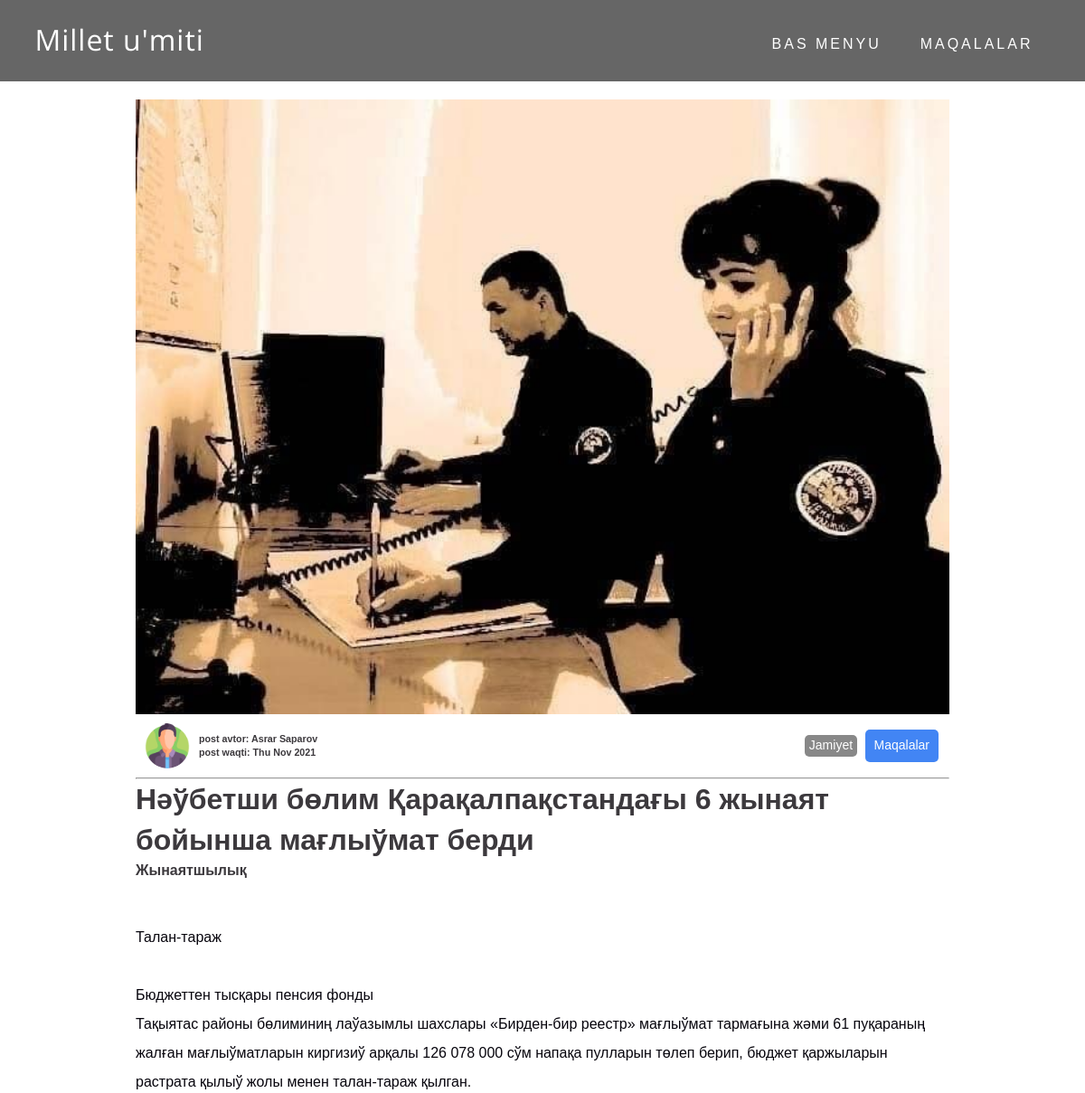
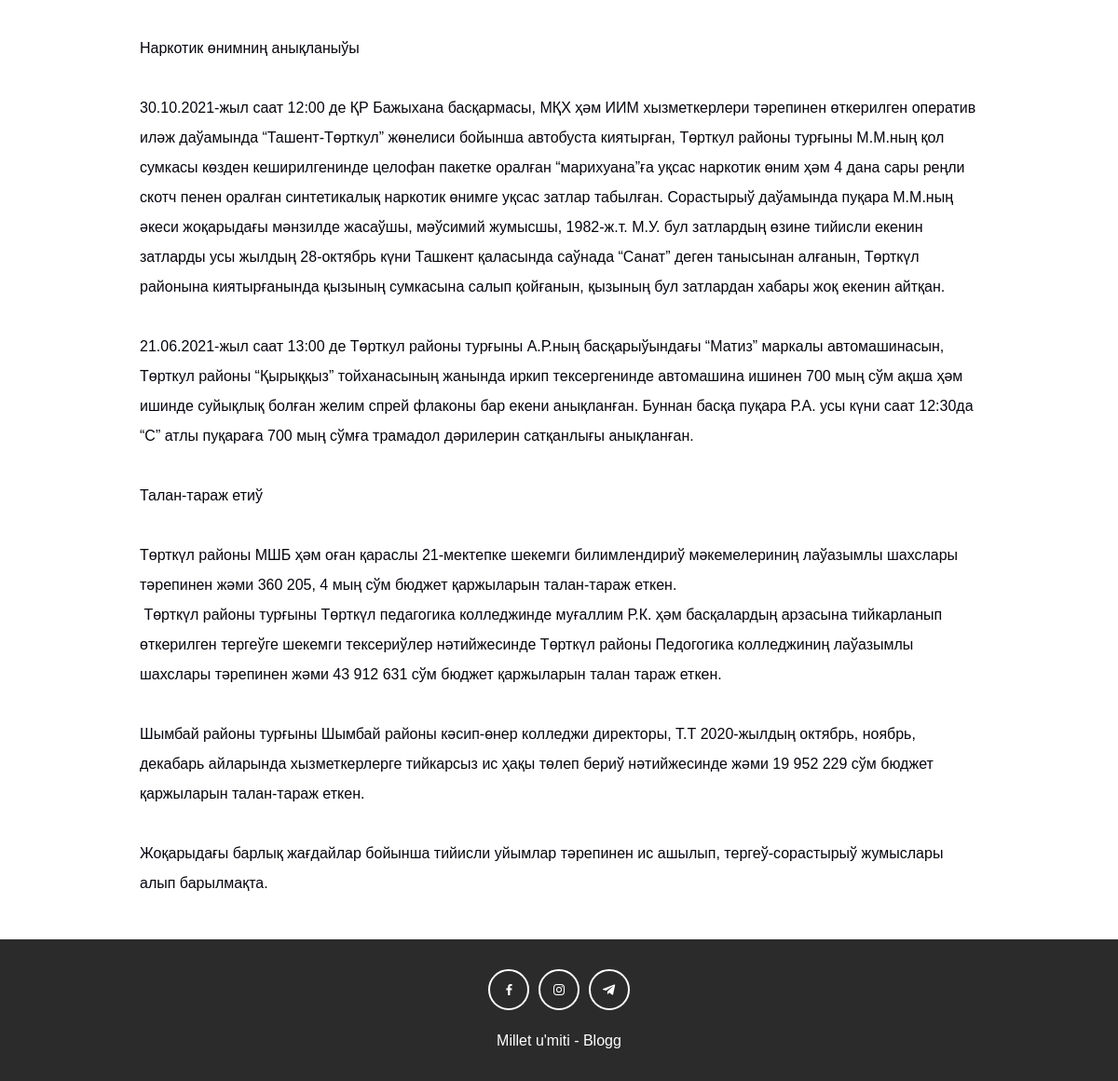
Page /nbetshi-blim-araalpastanday-6-zhynayat-bojynsha-malymat-berdi/ on the committed database (2 pictures, top to bottom).
### blog/models.py (models this page shows, shortened)
class Article(models.Model):
    author = models.ForeignKey(Profile, on_delete=models.SET_NULL, null=True, related_name='author', verbose_name='Avtor')
    headline = models.CharField(max_length=200, verbose_name='Atama')
    sub_headline = models.CharField(max_length=200, null=True, blank=True, verbose_name='qosimsha atama')
    image = models.ImageField(null=True, blank=True, upload_to='article', default='placeholder.png', verbose_name='Poster su`wreti')
    body = RichTextUploadingField(null=True, blank=True, verbose_name='text')
    featured = models.BooleanField(default=False, verbose_name='Aktual maqalalarg`a qosiw')
    tags = models.ManyToManyField(Tag, blank=True, verbose_name='teg')
    options = (
        ('draft', 'Qaralama'),
        ('published', 'Baspa')
    )
    slug = models.SlugField(max_length=250, unique_for_date='publish', verbose_name='link')
    publish = models.DateTimeField(default=timezone.now, verbose_name='baspa waqti')
    status = models.CharField(max_length=10, choices=options, default='draft')
    objects = models.Manager() #defaul Manager
    articleManager = ArticleManager() #custom Manager
    class Meta:
        ordering = ('-publish',)

class Profile(models.Model):
    user = models.OneToOneField(User, null=True, blank=True, on_delete=models.SET_NULL)
    first_name = models.CharField(max_length=200, blank=True, null=True, verbose_name='Atin`iz')
    last_name = models.CharField(max_length=200, blank=True, null=True, verbose_name='Familiyan`iz')
    email = models.CharField(max_length=200)
    profile_pic = models.ImageField(null=True, blank=True, upload_to='profile', verbose_name='profil su`wret')
    bio = models.TextField(null=True, blank=True, verbose_name='qisqasha ma`luwmat')
    twitter = models.URLField(max_length=200, null=True, blank=True, verbose_name='soccial tarmaq linki')
    def __str__(self):
        name = str(self.first_name)
        if self.last_name:
            name += ' ' + str(self.last_name)
        return name

class Tag(models.Model):
    name = models.CharField(max_length=100)
    def __str__(self):
        return self.name

### blog/views.py (the view)
# urls.py: path('<slug:article>/', article, name='article'),
def article(request, article):
    article = get_object_or_404(Article, slug=article, status='published')
    context = {
        'article': article
    }
    return render(request, 'article.html', context)

### templates/article.html (shortened to what this page needs)
{% load static %}
<!DOCTYPE html>
<html>
  <head>
    <link href='https://unpkg.com/boxicons@2.0.7/css/boxicons.min.css' rel='stylesheet'>
    <link rel="stylesheet" href="{% static 'css/style.css' %}">
  </head>
  <body>
    <nav class = "navbar">
        <div class = "container">
          <a href = "{% url 'home' %}" class = "navbar-brand">Millet u'miti</a>
          <div class = "navbar-nav">
            <a href = "{% url 'home' %}">Bas menyu</a>
            <a href = "{% url 'articles' %}">Maqalalar</a>
          </div>
        </div>
      </nav>
    <div class="post-container">
        <img class="featured_img" src="{{ article.image.url }}">
        <div class="article-info">
          <div class="article-info-content display-center">
            <div class="display-center">
              <img class="author-pic" src="{{ article.author.profile_pic.url }}" alt="">
              <h6>post avtor: {{ article.author }} <br> post waqti: {{ article.publish|date:"D M Y" }}</h6>
            </div>
            <div class="article-meta">
              {% for tag in article.tags.all %}
              <a class="tag" href="{% url 'tag_articles' tag %}">{{ tag }}</a>
              {% endfor %}
              <a class="back-button" href="{% url 'articles' %}">Maqalalar</a>
            </div>
          </div>
        </div>
        <hr>
        <h1>{{ article.headline }}</h1>
        <h4>{{ article.sub_headline }}</h4>
        <br>
        <p>{{ article.body|safe }}</p>
    </div>
    <footer>
      <div class = "social-links">
        <a href = "https://www.facebook.com/profile.php?id=100069715657241"><i class='bx bxl-facebook'></i></a>
        <a href = "https://www.instagram.com/asraar.13/"><i class='bx bxl-instagram'></i></a>
        <a href = "https://t.me/saparov_asrar"><i class='bx bxl-telegram'></i></a>
      </div>
      <span>Millet u'miti - Blogg</span>
    </footer>
  </body>
</html>

### static/css/style.css (style rules this page uses)
:root { --OpenSans: 'Open Sans', serif; --Monserrat: 'Monserrat', sans-serif; --dark: #3c393d; --exDark: #2b2b2b; --blue: #4285f4; }
* { padding: 0; margin: 0; font-family: var(--Monserrat); }
body { line-height: 1.4; color: var(--dark); }
img { width: 100%; display: block; }
p { font-size: 16px; color: #07050d; line-height: 2; margin: 24px 0; }
.container { max-width: 1200px; margin: 0 auto; padding: 0 1.2rem; }
.navbar { background: rgba(0, 0, 0, 0.6); padding: 1.2rem; }
.navbar-brand { color: #fff; font-size: 2rem; display: block; text-align: center; text-decoration: none; font-family: var(--OpenSans); letter-spacing: 1px; }
.navbar-nav { padding: 0.8rem 0 0.2rem 0; text-align: center; }
.navbar-nav a { text-transform: uppercase; font-family: var(--Monserrat); letter-spacing: 1px; font-weight: 500; color: #fff; text-decoration: none; display: inline-block; padding: 0.4rem 0.1rem; letter-spacing: 3px; transition: opacity 0.5s ease; }
.article-info { padding: 10px; }
.display-center { display: flex; align-items: center; }
.article-info-content { justify-content: space-between; }
.tag { display:inline-block; color:#fff; background-color: #888; border-radius: 5px; margin: 2px; padding: 2px 5px; font-size: 14px; cursor: pointer; text-decoration: none; }
.back-button { padding: 8px 10px; color: #fff; text-align: center; text-decoration: none; font-size: 14px; display: inline-block; margin: 4px 2px; transition-duration: 0.4s; cursor: pointer; background-color: #4285f4; border-radius: 5px; }
footer { background: var(--exDark); color: #fff; text-align: center; padding: 2rem 0; }
.social-links { display: flex; justify-content: center; margin-bottom: 1.4rem; }
.social-links a { border: 2px solid #fff; color: #fff; display: block; width: 40px; height: 40px; display: flex; justify-content: center; align-items: center; border-radius: 50%; text-decoration: none; margin: 0 0.3rem; transition: all 0.5s ease; }
@media screen and (min-width: 540px) { .navbar-nav a { padding-right: 1.2rem; padding-left: 1.2rem; } }
@media screen and (min-width: 768px) { .navbar .container { display: flex; align-items: center; justify-content: space-between; } }

### templates/article.html (style rules this page uses)
img { max-width: 100%; object-fit: cover; }
.post-container { width: 900px; margin: 0 auto; padding-top: 20px; padding-bottom: 20px; }
.author-pic { width: 50px; height: 50px; border-radius: 50%; margin-right: 10px; }

### rows in the picture
Article: image (picture), author.profile_pic (picture), author "Asrar Saparov", publish "Thu Nov 2021", headline "Нәўбетши бөлим Қарақалпақстандағы 6 жынаят бойынша мағлыўмат берди", sub_headline "Жынаятшылық", body "Талан-тараж Бюджеттен тысқары пенсия фонды Тақыятас районы бөлиминиң лаўазымлы шахслары «Бирден-бир реестр» мағлыўмат тармағына жәми 61 пуқараның жалған мағлыўматларын киргизиў арқалы 126 078 000 сўм напақа пулларын төлеп берип, бюджет қаржыларын растрата қылыў жолы менен талан-тараж қылган. Наркотик өнимниң анықланыўы 30.10.2021-жыл саат 12:00 де ҚР Бажыхана басқармасы, МҚХ ҳәм ИИМ хызметкерлери тәрепинен өткерилген оператив иләж даўамында “Ташент-Төрткул” жөнелиси бойынша автобуста киятырған, Төрткул районы турғыны М.М.ның қол сумкасы көзден кеширилгенинде целофан пакетке оралған “марихуана”ға уқсас наркотик өним ҳәм 4 дана сары реңли скотч пенен оралған синтетикалық наркотик өнимге уқсас…"
Tag: name "Jamiyet"
